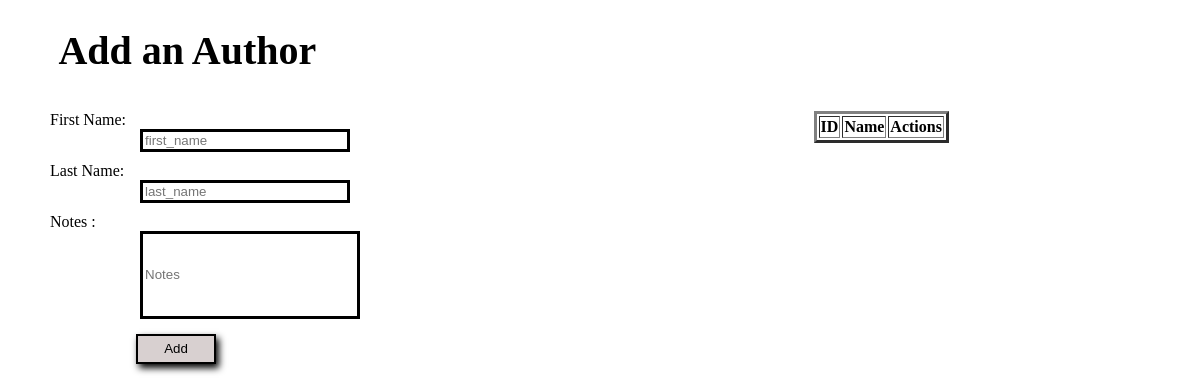
The app's page /authors, older data.
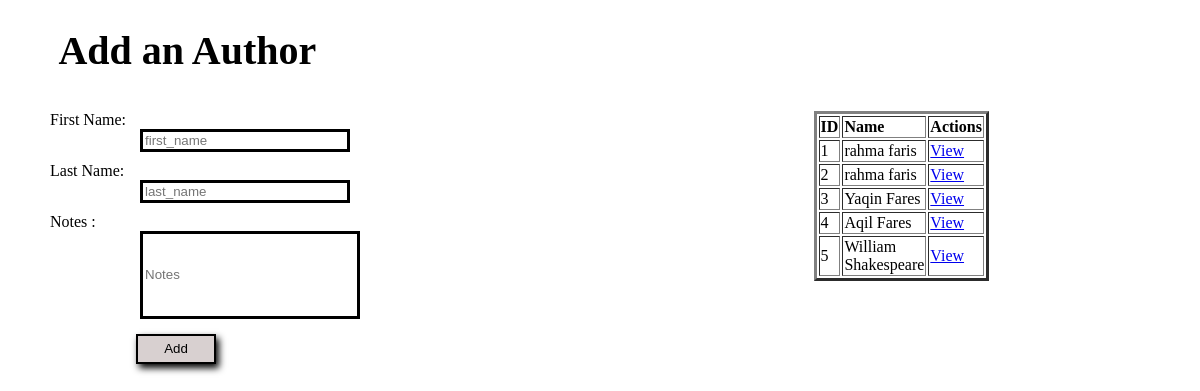
The same page, newer data.
### app_authorandBooks/models.py (models this page shows)
class Author(models.Model):
    first_name = models.CharField(max_length=40)
    last_name=models.CharField(max_length=40)
    Notes = models.TextField(blank=True, null=True)
    created_at = models.DateTimeField(auto_now_add=True)
    books = models.ManyToManyField(Book, related_name='authors')
    updated_at = models.DateTimeField(auto_now=True)

### app_authorandBooks/views.py (the view)
# urls.py: path('authors',views.Authors ,name='authors'),
def Authors (request):# to show Author Data templete
    Authors=Author.objects.all()#gets all the records in the table
    context ={
            'Authors': Authors}
    return render (request,'Author.html',context)

### app_authorandBooks/templates/Author.html (shortened to what this page needs)
<!DOCTYPE html>
<html lang="en">
<head>
    {% load static %}
    <link rel="stylesheet" href="{% static 'css/Style.css' %}">
</head>
<body>
    <div >
        <h1>Add an Author</h1>
        <div class="cont_1">
            <form action="/add_Author" method="POST">
                <div>
                    <label name="first_name">First Name:</label>
                    <input type="text" name="first_name" placeholder="first_name" required>
                </div>
                <div><label name="last_name">Last Name:</label>
                    <input type="text" name="last_name" placeholder="last_name" required>
                </div>
                <div><label name="Notes">Notes :</label>
                    <input class = "text"type="text" name="Notes" placeholder="Notes" required>
                </div>
                <button class="btnSubmit" type="submit">Add </button>
            </form>
            <div class="table">
                <table border="3">
                    <tr>
                        <th>ID</th>
                        <th>Name</th>
                        <th>Actions</th>
                    </tr>
                    {% for Author in Authors %}
                    <tr>
                        <td>{{Author.id}}</td>
                        <td>{{Author.first_name}} {{Author.last_name}}</td>
                        <td><a href="{% url 'author_detail' Author.id %}">View</a></td>
                    </tr>
                    {% endfor %}
                </table>
            </div>
        </div>
    </div>
</body>
</html>

### app_authorandBooks/static/css/Style.css (style rules this page uses)
body { text-align: left; width :60%; }
.cont_1 { margin-left: 10%; display: flex; flex-direction: row; }
.table { display: flex; height: 70%; width: 40%; margin-left: 70%; flex-direction: column; }
h1,h2 { font-size: 40px; }
h1 { margin-left: 7%; }
Label { margin-left: -30px; }
input { width: 200px; border: black; margin-left: 60px; border-style:solid; position:relative; }
div { margin-top: 10px; }
.btnSubmit { margin-top:15px; border-style: solid; width: 80px; height: 30px; margin-left: 20%; border-color: black; background-color: rgb(216, 208, 208); box-shadow: 3px 4px 7px black; }
.text { border: black; border-style:solid; width: 210px; height: 80px; margin-left: 60px; }

Row changes from the older to the newer data that the page shows:
added Author: id "1", first_name "rahma", last_name "faris"
added Author: id "2", first_name "rahma", last_name "faris"
added Author: id "3", first_name "Yaqin", last_name "Fares"
added Author: id "4", first_name "Aqil", last_name "Fares"
added Author: id "5", first_name "William", last_name "Shakespeare"
